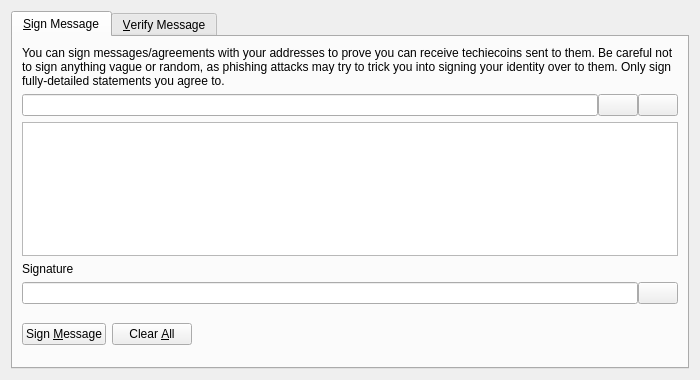
<?xml version="1.0" encoding="UTF-8"?>
<ui version="4.0">
 <class>SignVerifyMessageDialog</class>
 <widget class="QDialog" name="SignVerifyMessageDialog">
  <property name="geometry">
   <rect>
    <x>0</x>
    <y>0</y>
    <width>700</width>
    <height>380</height>
   </rect>
  </property>
  <property name="windowTitle">
   <string>Signatures - Sign / Verify a Message</string>
  </property>
  <property name="modal">
   <bool>true</bool>
  </property>
  <layout class="QVBoxLayout" name="verticalLayout">
   <item>
    <widget class="QTabWidget" name="tabWidget">
     <property name="currentIndex">
      <number>0</number>
     </property>
     <widget class="QWidget" name="tabSignMessage">
      <attribute name="title">
       <string>&amp;Sign Message</string>
      </attribute>
      <layout class="QVBoxLayout" name="verticalLayout_SM">
       <item>
        <widget class="QLabel" name="infoLabel_SM">
         <property name="text">
          <string>You can sign messages/agreements with your addresses to prove you can receive techiecoins sent to them. Be careful not to sign anything vague or random, as phishing attacks may try to trick you into signing your identity over to them. Only sign fully-detailed statements you agree to.</string>
         </property>
         <property name="textFormat">
          <enum>Qt::PlainText</enum>
         </property>
         <property name="wordWrap">
          <bool>true</bool>
         </property>
        </widget>
       </item>
       <item>
        <layout class="QHBoxLayout" name="horizontalLayout_1_SM">
         <property name="spacing">
          <number>0</number>
         </property>
         <item>
          <widget class="QValidatedLineEdit" name="addressIn_SM">
           <property name="toolTip">
            <string>The Techiecoin address to sign the message with</string>
           </property>
          </widget>
         </item>
         <item>
          <widget class="QPushButton" name="addressBookButton_SM">
           <property name="toolTip">
            <string>Choose previously used address</string>
           </property>
           <property name="text">
            <string/>
           </property>
           <property name="icon">
            <iconset resource="../bitcoin.qrc">
             <normaloff>:/icons/address-book</normaloff>:/icons/address-book</iconset>
           </property>
           <property name="shortcut">
            <string>Alt+A</string>
           </property>
           <property name="autoDefault">
            <bool>false</bool>
           </property>
          </widget>
         </item>
         <item>
          <widget class="QPushButton" name="pasteButton_SM">
           <property name="toolTip">
            <string>Paste address from clipboard</string>
           </property>
           <property name="text">
            <string/>
           </property>
           <property name="icon">
            <iconset resource="../bitcoin.qrc">
             <normaloff>:/icons/editpaste</normaloff>:/icons/editpaste</iconset>
           </property>
           <property name="shortcut">
            <string>Alt+P</string>
           </property>
           <property name="autoDefault">
            <bool>false</bool>
           </property>
          </widget>
         </item>
        </layout>
       </item>
       <item>
        <widget class="QPlainTextEdit" name="messageIn_SM">
         <property name="toolTip">
          <string>Enter the message you want to sign here</string>
         </property>
        </widget>
       </item>
       <item>
        <widget class="QLabel" name="signatureLabel_SM">
         <property name="text">
          <string>Signature</string>
         </property>
         <property name="textFormat">
          <enum>Qt::PlainText</enum>
         </property>
        </widget>
       </item>
       <item>
        <layout class="QHBoxLayout" name="horizontalLayout_2_SM">
         <property name="spacing">
          <number>0</number>
         </property>
         <item>
          <widget class="QLineEdit" name="signatureOut_SM">
           <property name="font">
            <font>
             <italic>true</italic>
            </font>
           </property>
           <property name="readOnly">
            <bool>true</bool>
           </property>
          </widget>
         </item>
         <item>
          <widget class="QPushButton" name="copySignatureButton_SM">
           <property name="toolTip">
            <string>Copy the current signature to the system clipboard</string>
           </property>
           <property name="text">
            <string/>
           </property>
           <property name="icon">
            <iconset resource="../bitcoin.qrc">
             <normaloff>:/icons/editcopy</normaloff>:/icons/editcopy</iconset>
           </property>
           <property name="autoDefault">
            <bool>false</bool>
           </property>
          </widget>
         </item>
        </layout>
       </item>
       <item>
        <layout class="QHBoxLayout" name="horizontalLayout_3_SM">
         <item>
          <widget class="QPushButton" name="signMessageButton_SM">
           <property name="toolTip">
            <string>Sign the message to prove you own this Techiecoin address</string>
           </property>
           <property name="text">
            <string>Sign &amp;Message</string>
           </property>
           <property name="icon">
            <iconset resource="../bitcoin.qrc">
             <normaloff>:/icons/edit</normaloff>:/icons/edit</iconset>
           </property>
           <property name="autoDefault">
            <bool>false</bool>
           </property>
          </widget>
         </item>
         <item>
          <widget class="QPushButton" name="clearButton_SM">
           <property name="toolTip">
            <string>Reset all sign message fields</string>
           </property>
           <property name="text">
            <string>Clear &amp;All</string>
           </property>
           <property name="icon">
            <iconset resource="../bitcoin.qrc">
             <normaloff>:/icons/remove</normaloff>:/icons/remove</iconset>
           </property>
           <property name="autoDefault">
            <bool>false</bool>
           </property>
          </widget>
         </item>
         <item>
          <spacer name="horizontalSpacer_1_SM">
           <property name="orientation">
            <enum>Qt::Horizontal</enum>
           </property>
           <property name="sizeHint" stdset="0">
            <size>
             <width>40</width>
             <height>48</height>
            </size>
           </property>
          </spacer>
         </item>
         <item>
          <widget class="QLabel" name="statusLabel_SM">
           <property name="font">
            <font>
             <weight>75</weight>
             <bold>true</bold>
            </font>
           </property>
           <property name="text">
            <string/>
           </property>
           <property name="wordWrap">
            <bool>true</bool>
           </property>
          </widget>
         </item>
         <item>
          <spacer name="horizontalSpacer_2_SM">
           <property name="orientation">
            <enum>Qt::Horizontal</enum>
           </property>
           <property name="sizeHint" stdset="0">
            <size>
             <width>40</width>
             <height>48</height>
            </size>
           </property>
          </spacer>
         </item>
        </layout>
       </item>
      </layout>
     </widget>
     <widget class="QWidget" name="tabVerifyMessage">
      <attribute name="title">
       <string>&amp;Verify Message</string>
      </attribute>
      <layout class="QVBoxLayout" name="verticalLayout_VM">
       <item>
        <widget class="QLabel" name="infoLabel_VM">
         <property name="text">
          <string>Enter the receiver's address, message (ensure you copy line breaks, spaces, tabs, etc. exactly) and signature below to verify the message. Be careful not to read more into the signature than what is in the signed message itself, to avoid being tricked by a man-in-the-middle attack. Note that this only proves the signing party receives with the address, it cannot prove sendership of any transaction!</string>
         </property>
         <property name="textFormat">
          <enum>Qt::PlainText</enum>
         </property>
         <property name="alignment">
          <set>Qt::AlignLeading|Qt::AlignLeft|Qt::AlignTop</set>
         </property>
         <property name="wordWrap">
          <bool>true</bool>
         </property>
        </widget>
       </item>
       <item>
        <layout class="QHBoxLayout" name="horizontalLayout_1_VM">
         <property name="spacing">
          <number>0</number>
         </property>
         <item>
          <widget class="QValidatedLineEdit" name="addressIn_VM">
           <property name="toolTip">
            <string>The Techiecoin address the message was signed with</string>
           </property>
          </widget>
         </item>
         <item>
          <widget class="QPushButton" name="addressBookButton_VM">
           <property name="toolTip">
            <string>Choose previously used address</string>
           </property>
           <property name="text">
            <string/>
           </property>
           <property name="icon">
            <iconset resource="../bitcoin.qrc">
             <normaloff>:/icons/address-book</normaloff>:/icons/address-book</iconset>
           </property>
           <property name="shortcut">
            <string>Alt+A</string>
           </property>
           <property name="autoDefault">
            <bool>false</bool>
           </property>
          </widget>
         </item>
        </layout>
       </item>
       <item>
        <widget class="QPlainTextEdit" name="messageIn_VM"/>
       </item>
       <item>
        <widget class="QValidatedLineEdit" name="signatureIn_VM"/>
       </item>
       <item>
        <layout class="QHBoxLayout" name="horizontalLayout_2_VM">
         <item>
          <widget class="QPushButton" name="verifyMessageButton_VM">
           <property name="toolTip">
            <string>Verify the message to ensure it was signed with the specified Techiecoin address</string>
           </property>
           <property name="text">
            <string>Verify &amp;Message</string>
           </property>
           <property name="icon">
            <iconset resource="../bitcoin.qrc">
             <normaloff>:/icons/transaction_0</normaloff>:/icons/transaction_0</iconset>
           </property>
           <property name="autoDefault">
            <bool>false</bool>
           </property>
          </widget>
         </item>
         <item>
          <widget class="QPushButton" name="clearButton_VM">
           <property name="toolTip">
            <string>Reset all verify message fields</string>
           </property>
           <property name="text">
            <string>Clear &amp;All</string>
           </property>
           <property name="icon">
            <iconset resource="../bitcoin.qrc">
             <normaloff>:/icons/remove</normaloff>:/icons/remove</iconset>
           </property>
           <property name="autoDefault">
            <bool>false</bool>
           </property>
          </widget>
         </item>
         <item>
          <spacer name="horizontalSpacer_1_VM">
           <property name="orientation">
            <enum>Qt::Horizontal</enum>
           </property>
           <property name="sizeHint" stdset="0">
            <size>
             <width>40</width>
             <height>48</height>
            </size>
           </property>
          </spacer>
         </item>
         <item>
          <widget class="QLabel" name="statusLabel_VM">
           <property name="font">
            <font>
             <weight>75</weight>
             <bold>true</bold>
            </font>
           </property>
           <property name="text">
            <string/>
           </property>
           <property name="wordWrap">
            <bool>true</bool>
           </property>
          </widget>
         </item>
         <item>
          <spacer name="horizontalSpacer_2_VM">
           <property name="orientation">
            <enum>Qt::Horizontal</enum>
           </property>
           <property name="sizeHint" stdset="0">
            <size>
             <width>40</width>
             <height>48</height>
            </size>
           </property>
          </spacer>
         </item>
        </layout>
       </item>
      </layout>
     </widget>
    </widget>
   </item>
  </layout>
 </widget>
 <customwidgets>
  <customwidget>
   <class>QValidatedLineEdit</class>
   <extends>QLineEdit</extends>
   <header>qvalidatedlineedit.h</header>
  </customwidget>
 </customwidgets>
 <resources>
  <include location="../bitcoin.qrc"/>
 </resources>
 <connections/>
</ui>
